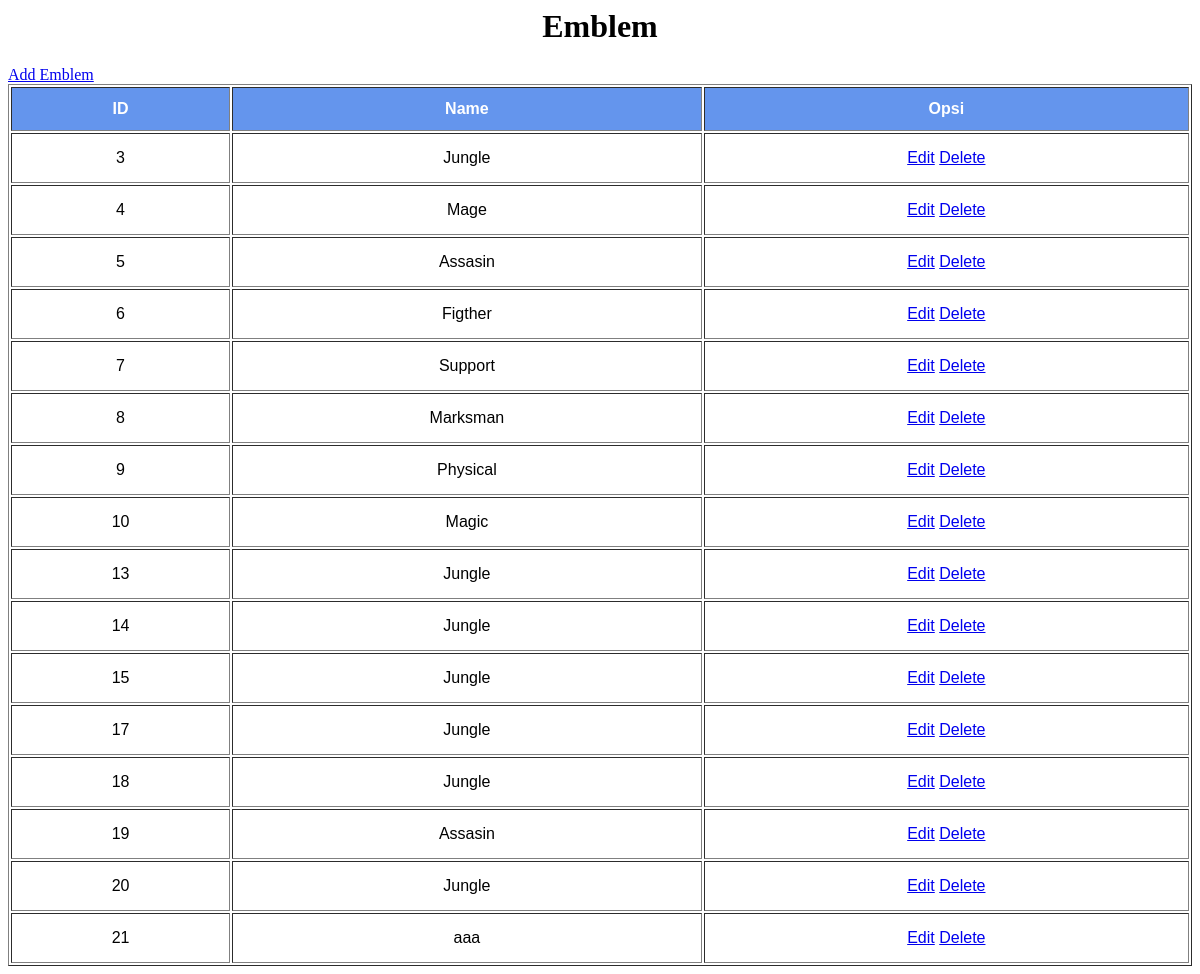
The page /admin/page/emblem/index.php on the database its author committed.
### tables this page shows
CREATE TABLE `emblem` (
  `id` int(11) NOT NULL,
  `nama` varchar(45) NOT NULL
);

### admin/functions/EmblemFunction.php (called while the page is built, shortened)
<?php
    function getEmblem(){
        $link= include('koneksi.php');
        $query= "SELECT * FROM emblem";
        $result = mysqli_query($koneksi, $query);
        return $result;
    }
?>

### admin/page/emblem/index.php (the view, shortened to what this page needs)
<?php
    include('koneksi.php');
    include('../../functions/EmblemFunction.php');
?>
<html lang="en">
<head>
</head>
<body>
    <?php
        $emblem = getEmblem();
    ?>
    <div>
        <h1>Emblem</h1>
        <a href="add.php">Add Emblem</a>
        <table border="1px" class="tabel">
            <tr>
                <th>ID</th>
                <th>Name</th>
                <th>Opsi</th>
            </tr>
            <?php
                foreach($emblem as $emblem) {
            ?>
                    <tr>
                    <td><?=$emblem['id']?></td>
                    <td><?=$emblem['nama']?></td>
                    <td><a href="edit.php?id=<?=$emblem['id']?>">Edit</a>
                    <a href='delete.php?id=<?php echo $emblem["id"]; ?>'>Delete</a></td>
                    </tr>
            <?php
                }
            ?>
        </table>
    </div>
</body>
</html>

### admin/page/emblem/index.php (style rules this page uses)
td { padding: 15px; text-align: center; font-family: Arial, Helvetica, sans-serif; }
th { padding-top: 12px; padding-bottom: 12px; text-align: center; background-color: #6495ED; color: white; font-family: Arial, Helvetica, sans-serif; }
h1 { text-align: center; }
.tabel { margin-left:auto; margin-right:auto; width : 100%; }

### rows shown on the page
emblem: id "3", nama "Jungle"
emblem: id "4", nama "Mage"
emblem: id "5", nama "Assasin"
emblem: id "6", nama "Figther"
emblem: id "7", nama "Support"
emblem: id "8", nama "Marksman"
emblem: id "9", nama "Physical"
emblem: id "10", nama "Magic"
emblem: id "13", nama "Jungle"
emblem: id "14", nama "Jungle"
emblem: id "15", nama "Jungle"
emblem: id "17", nama "Jungle"
emblem: id "18", nama "Jungle"
emblem: id "19", nama "Assasin"
emblem: id "20", nama "Jungle"
emblem: id "21", nama "aaa"
